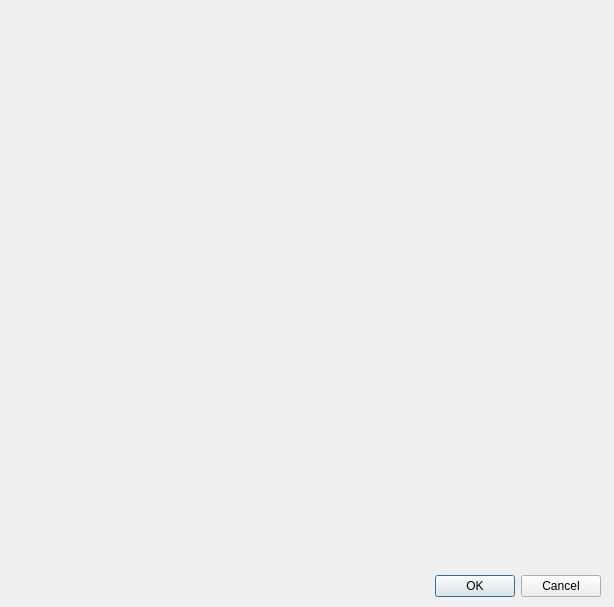
<?xml version="1.0" encoding="UTF-8"?>
<ui version="4.0">
 <class>Dialog</class>
 <widget class="QDialog" name="Dialog">
  <property name="geometry">
   <rect>
    <x>0</x>
    <y>0</y>
    <width>614</width>
    <height>607</height>
   </rect>
  </property>
  <property name="windowTitle">
   <string>Dialog</string>
  </property>
  <widget class="QDialogButtonBox" name="buttonBox">
   <property name="geometry">
    <rect>
     <x>260</x>
     <y>570</y>
     <width>341</width>
     <height>32</height>
    </rect>
   </property>
   <property name="orientation">
    <enum>Qt::Orientation::Horizontal</enum>
   </property>
   <property name="standardButtons">
    <set>QDialogButtonBox::StandardButton::Cancel|QDialogButtonBox::StandardButton::Ok</set>
   </property>
  </widget>
 </widget>
 <resources/>
 <connections>
  <connection>
   <sender>buttonBox</sender>
   <signal>accepted()</signal>
   <receiver>Dialog</receiver>
   <slot>accept()</slot>
   <hints>
    <hint type="sourcelabel">
     <x>248</x>
     <y>254</y>
    </hint>
    <hint type="destinationlabel">
     <x>157</x>
     <y>274</y>
    </hint>
   </hints>
  </connection>
  <connection>
   <sender>buttonBox</sender>
   <signal>rejected()</signal>
   <receiver>Dialog</receiver>
   <slot>reject()</slot>
   <hints>
    <hint type="sourcelabel">
     <x>316</x>
     <y>260</y>
    </hint>
    <hint type="destinationlabel">
     <x>286</x>
     <y>274</y>
    </hint>
   </hints>
  </connection>
 </connections>
</ui>
